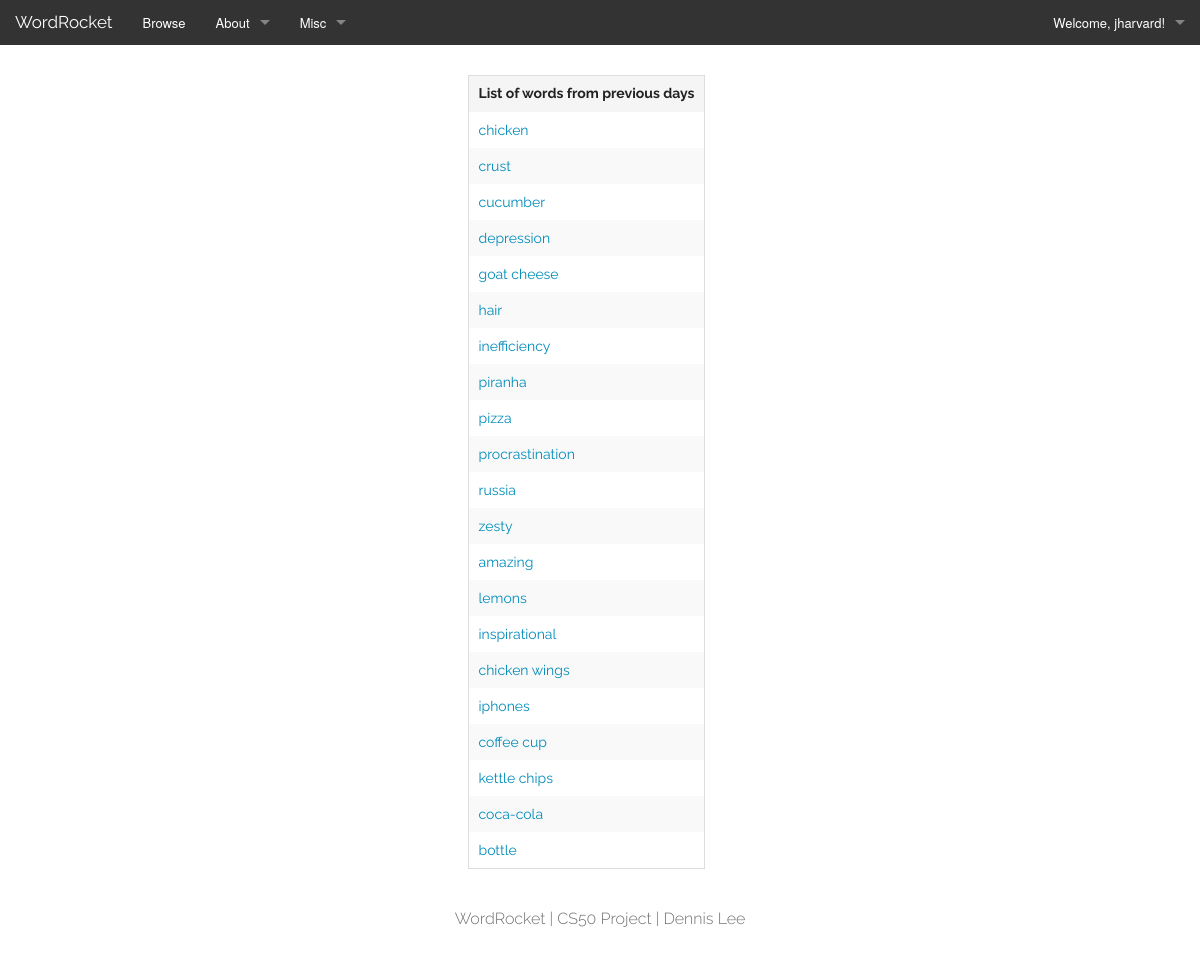
Screenshot of /categories.php (signed in) with the database file from the repository.
### tables this page shows
CREATE TABLE `users` (
  `id` int(10) unsigned NOT NULL AUTO_INCREMENT,
  `username` varchar(255) NOT NULL,
  `hash` varchar(255) NOT NULL,
  PRIMARY KEY (`id`),
  UNIQUE KEY `username` (`username`),
  KEY `id` (`id`)
);

CREATE TABLE `words` (
  `id` int(10) unsigned NOT NULL AUTO_INCREMENT,
  `word` varchar(255) NOT NULL,
  PRIMARY KEY (`id`),
  UNIQUE KEY `username` (`word`),
  KEY `id` (`id`)
);

### public/categories.php (called while the page is built, shortened)
<?php
    require ('../templates/categories_template.php');
    exit;
?>

### includes/functions.php (called while the page is built, shortened)
<?php
    function query()
    {
        $sql = func_get_arg(0);
        $parameters = array_slice(func_get_args(), 1);
        static $handle;
        if (!isset($handle))
        {
            try
            {
                $handle = new PDO("mysql:dbname=" . DATABASE . ";host=" . SERVER, USERNAME, PASSWORD);
                $handle->setAttribute(PDO::ATTR_EMULATE_PREPARES, false);
            }
            catch (Exception $e)
            {
                trigger_error($e->getMessage(), E_USER_ERROR);
                exit;
            }
        }
        $statement = $handle->prepare($sql);
        $results = $statement->execute($parameters);
        if ($results !== false)
        {
            return $statement->fetchAll(PDO::FETCH_ASSOC);
        }
        else
        {
            return false;
        }
    }
?>

### templates/categories_template.php (the view)
<?php require '../templates/header.php'; ?>
<div class="small-3 small-centered columns large-3 large-centered columns">
    <table>
        <thead>
            <tr>
                <th>List of words from previous days</th>
            </tr>
        </thead>
        <tbody>
            <?php
                $days = query("SELECT DATEDIFF(CURDATE(), '2013-11-25') AS DiffDate");
                $categories = query("SELECT word FROM words WHERE id <= ?", $days[0]["DiffDate"]);
                foreach($categories as $category)
                {
                    $url = "browse.php?category=" . "{$category["word"]}";
                    print("<tr><td><a href=\"{$url}\">{$category["word"]}</a></td></tr>");
                }
            ?>
        </tbody>
    </table>
</div>
<?php require '../templates/footer.php'; ?>

### templates/header.php (shortened to what this page needs)
<DOCTYPE html>
<html>
<head>
    <link rel="stylesheet" href="/css/normalize.css">
    <link rel="stylesheet" href="/css/foundation.css">
    <link href="/css/style.css" rel="stylesheet" />
</head>
    <?php
        if (isset($_SESSION[ "id"]))
        {
            $users = query("SELECT * FROM users WHERE id = ?", $_SESSION["id"]);
            $username = $users[0]["username"];
        }
    ?>
<body>
    <div class="wrapper">
    <nav class="top-bar" data-topbar>
        <ul class="title-area">
            <li class="name">
                <h1>
                    <a href="index.php">WordRocket</a>
                </h1>
            </li>
        </ul>
        <section class="top-bar-section">
            <ul class="right">
                <?php if (isset($_SESSION["id"])): ?>
                <li class="has-dropdown">
                    <a href="#">Welcome, <?php print("{$username}"); ?>!</a>
                </li>
                <?php endif ?>
            </ul>
            <ul class="left">
                <li>
                    <a href="browse.php">Browse</a>
                </li>
                <li class="has-dropdown">
                    <a href="#">About</a>
                </li>
                <li class="has-dropdown">
                    <a href="#">Misc</a>
                </li>
            </ul>
        </section>
    </nav>
    <div class="top"></div>
    <div id="secondbody">

### public/css/style.css (style rules this page uses)
html, h1, h2, h3, h4, h5, h6, p, table, li, a { font-family:"Raleway", sans-serif; }
.top { padding-top:20px; }
html, body { margin:0; padding:0; height:100%; }
.wrapper { min-height: 100%; height: auto !important; height: 100%; position:relative; }
#secondbody { padding:10px; padding-bottom:60px; }

### rows the page displays
users: username "jharvard"
words: word "chicken"
words: word "crust"
words: word "cucumber"
words: word "depression"
words: word "goat cheese"
words: word "hair"
words: word "inefficiency"
words: word "piranha"
words: word "pizza"
words: word "procrastination"
words: word "russia"
words: word "zesty"
words: word "amazing"
words: word "lemons"
words: word "inspirational"
words: word "chicken wings"
words: word "iphones"
words: word "coffee cup"
words: word "kettle chips"
words: word "coca-cola"
words: word "bottle"
